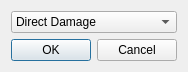
<?xml version="1.0" encoding="UTF-8"?>
<ui version="4.0">
 <class>PlaceTowerDialog</class>
 <widget class="QDialog" name="PlaceTowerDialog">
  <property name="geometry">
   <rect>
    <x>0</x>
    <y>0</y>
    <width>174</width>
    <height>67</height>
   </rect>
  </property>
  <property name="windowTitle">
   <string>Dialog</string>
  </property>
  <layout class="QVBoxLayout" name="verticalLayout">
   <item>
    <widget class="QComboBox" name="TowerTypeBox">
     <item>
      <property name="text">
       <string>Direct Damage</string>
      </property>
     </item>
     <item>
      <property name="text">
       <string>Area Damage</string>
      </property>
     </item>
     <item>
      <property name="text">
       <string>Slowing</string>
      </property>
     </item>
     <item>
      <property name="text">
       <string>Additional damage</string>
      </property>
     </item>
    </widget>
   </item>
   <item>
    <widget class="QDialogButtonBox" name="buttonBox">
     <property name="orientation">
      <enum>Qt::Horizontal</enum>
     </property>
     <property name="standardButtons">
      <set>QDialogButtonBox::Cancel|QDialogButtonBox::Ok</set>
     </property>
    </widget>
   </item>
  </layout>
 </widget>
 <resources/>
 <connections>
  <connection>
   <sender>buttonBox</sender>
   <signal>accepted()</signal>
   <receiver>PlaceTowerDialog</receiver>
   <slot>accept()</slot>
   <hints>
    <hint type="sourcelabel">
     <x>248</x>
     <y>254</y>
    </hint>
    <hint type="destinationlabel">
     <x>157</x>
     <y>274</y>
    </hint>
   </hints>
  </connection>
  <connection>
   <sender>buttonBox</sender>
   <signal>rejected()</signal>
   <receiver>PlaceTowerDialog</receiver>
   <slot>reject()</slot>
   <hints>
    <hint type="sourcelabel">
     <x>316</x>
     <y>260</y>
    </hint>
    <hint type="destinationlabel">
     <x>286</x>
     <y>274</y>
    </hint>
   </hints>
  </connection>
 </connections>
</ui>
